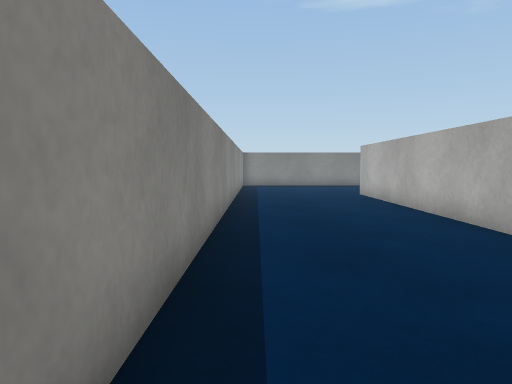
View 1 (above)

24 first-person views from a walk through a 3-D level made in the Unity game engine. The camera is 0.58 m above the floor, tilts 4° down and sees 70° across. The floor is counted in squares, 0.5 m on a side. Each view is taken from the middle of a square. On the plan, view 1 faces up. The plan holds only what a view shows up to about 14 squares ahead; the rest is blank. The place goes on beyond the plan. The player is left out. Surface patterns are stand-ins for the level's own textures.

View 2
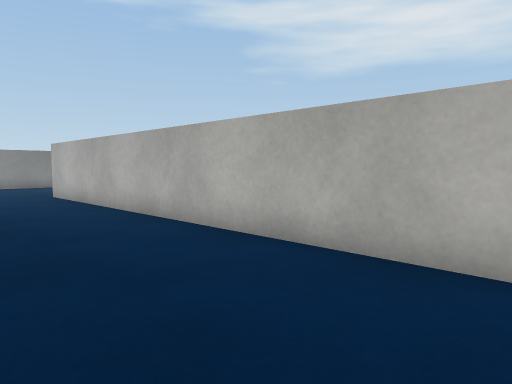

View 3
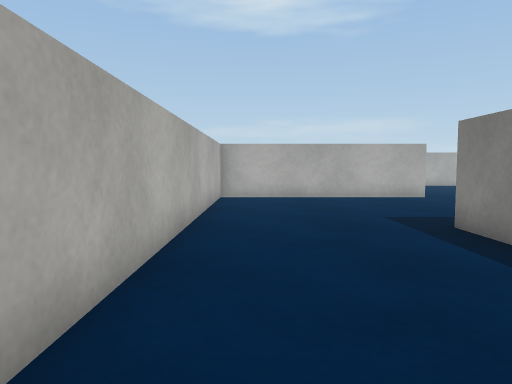

View 4
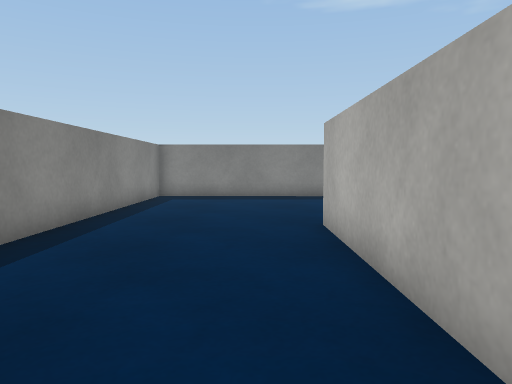

View 5
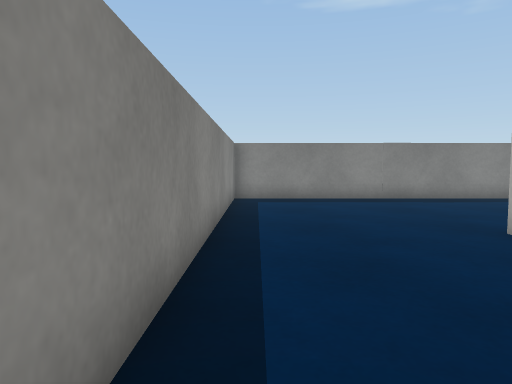

View 6
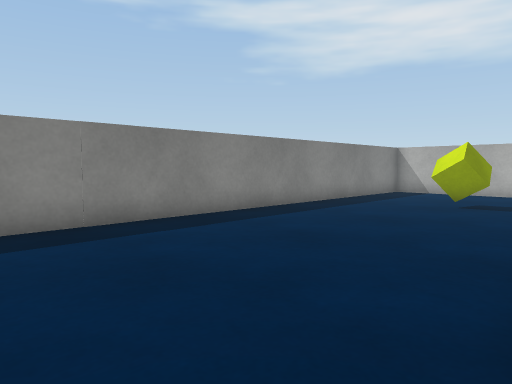

View 7
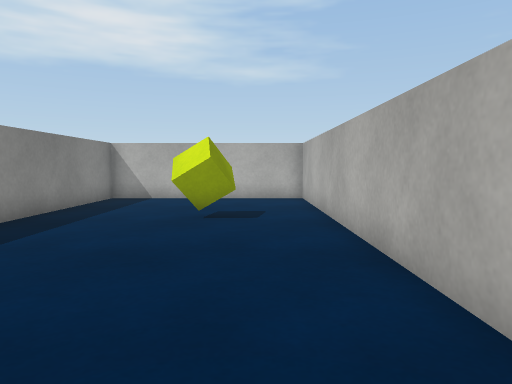

View 8
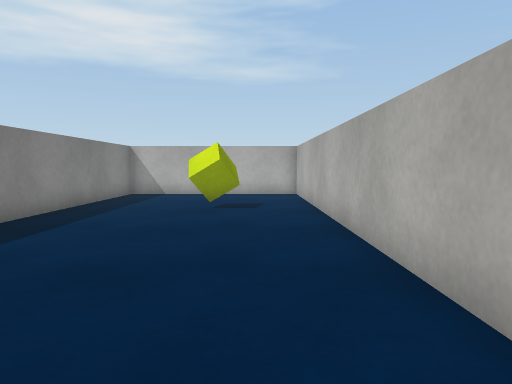

View 9
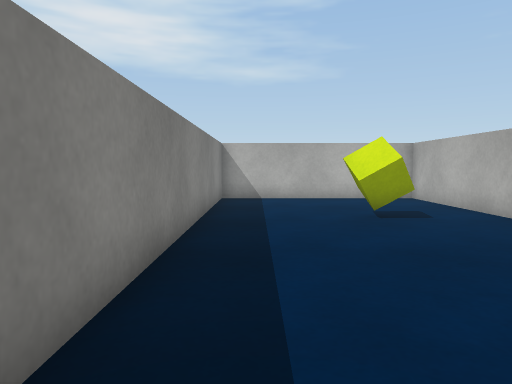

View 10
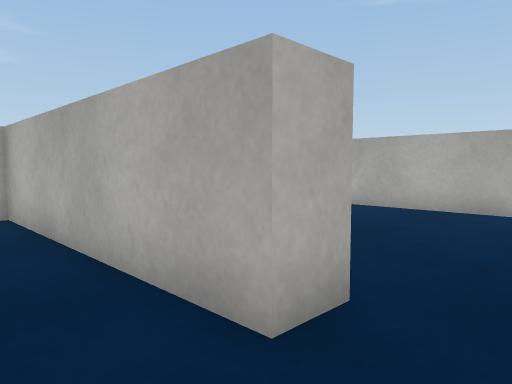

View 11
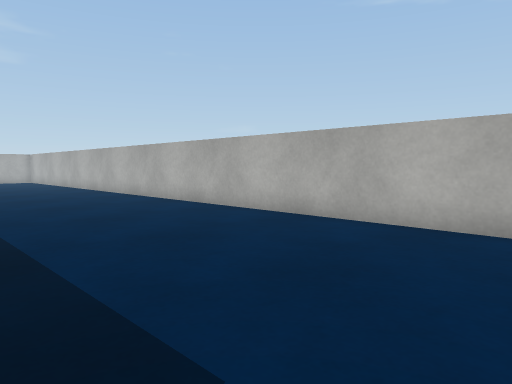

View 12
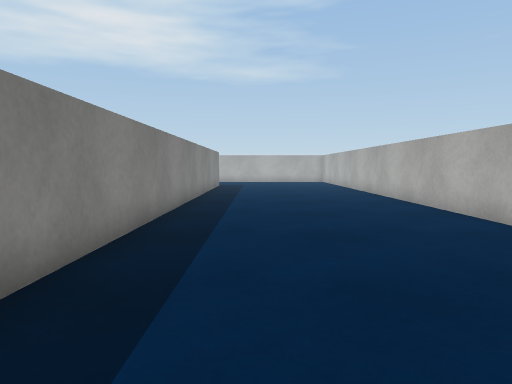

View 13
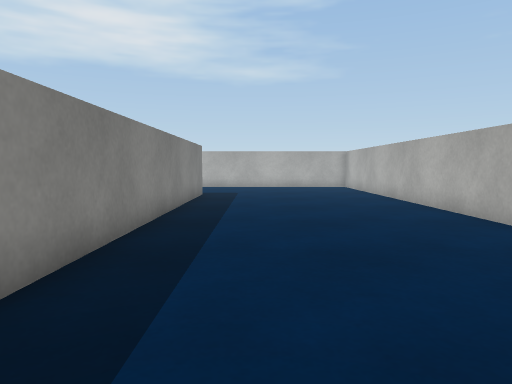

View 14
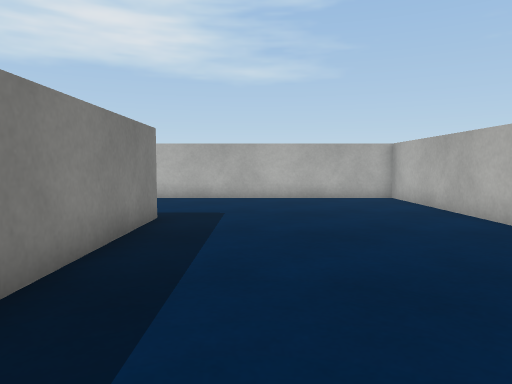

View 15
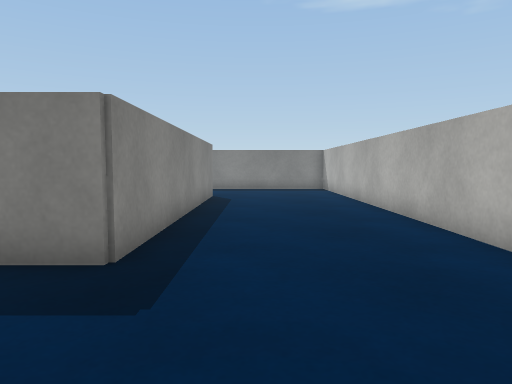

View 16
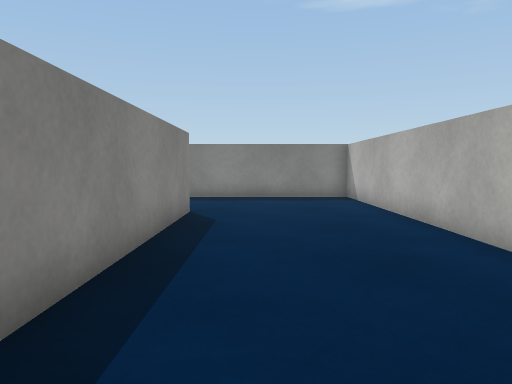

View 17
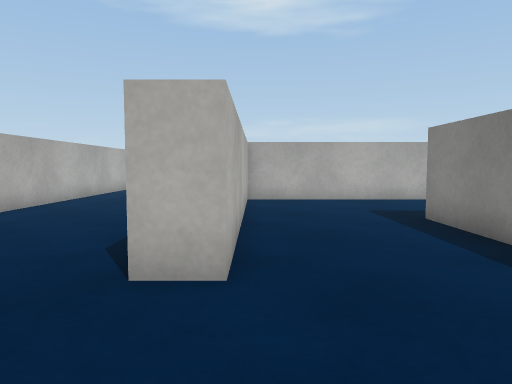

View 18
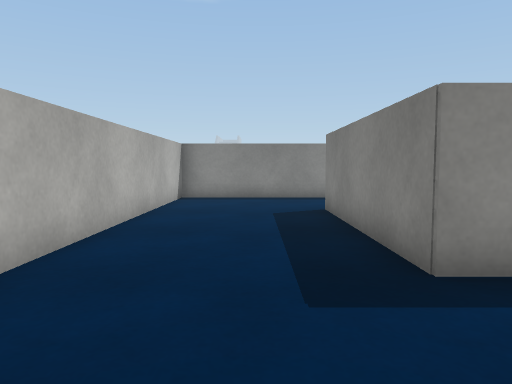

View 19
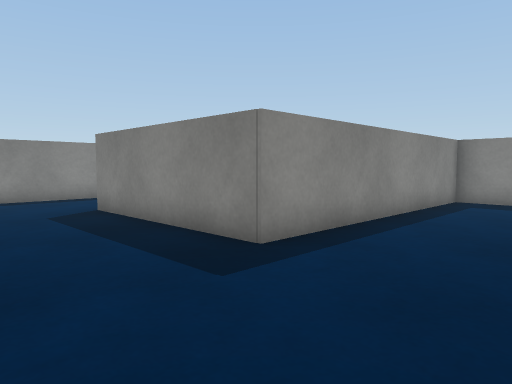

View 20
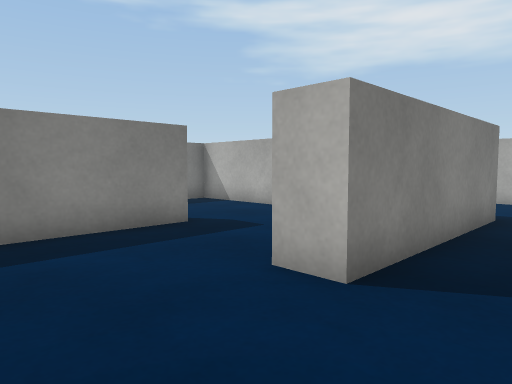

View 21
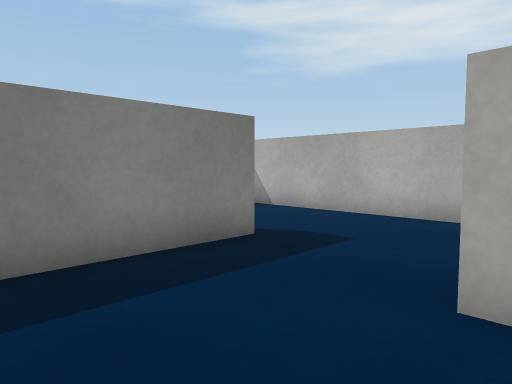

View 22
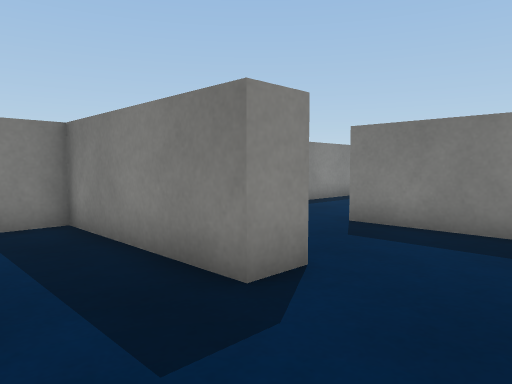

View 23
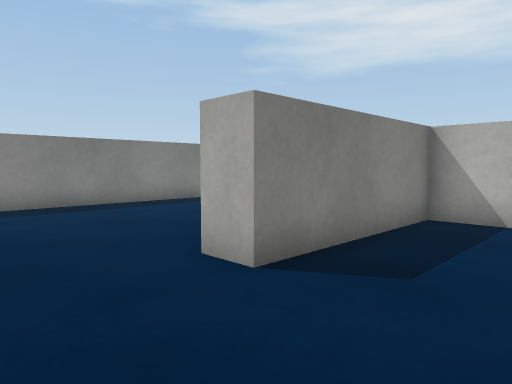

View 24
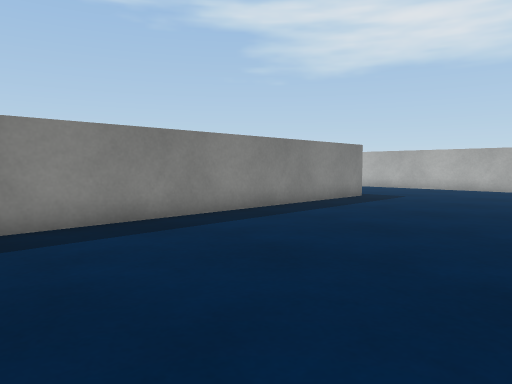

### Floor plan
Points are (right, up) in squares from view 1. A wall is a line through its corners. A room is listed if a view was taken in it or the views show most of it. See-through windows are left out.
Room 1 (views 1, 2, 3, 4, 5, 6, 7, 8, 9, 10)
walls: (5.4, 15.3) (18.3, 15.3) (18.3, 22.2) (-0.8, 22.2) (-0.8, -1); (-3.4, -7.8) (4.3, -7.8) (4.3, 15.4)
ways out: opening at (-4.5, -8.5) to room 2
objects: cube (13, 18) to (14, 19)
Room 2 (views 11, 12, 13, 14, 15, 16, 17, 18, 19, 20, 21, 22, 23, 24)
walls: (16.7, 5.9) (15.2, 5.9) (15.2, -3.1) (9.1, -3.1) (9.1, -2.1); (14.2, -0.8) (14.2, 5.9) (8.9, 5.9) (8.9, 7); (10.4, 2.5) (10.4, 1.5) (5.3, 1.5) (5.3, 0.2); (19.3, -7.5) (19.3, 1.4) (20.3, 1.4) (20.3, -8.8) (1.1, -8.8); (18.6, 14.3) (7.2, 14.3); (5.3, -1.6) (5.3, -7.8) (19.4, -7.8); (5.3, 11.2) (5.3, 9.2); (-3.4, -8.9) (-3.4, -7.8); (-3.4, -16) (25.5, -16) (25.5, 5.9) (19.4, 5.9)
ways out: opening at (-4.5, -8.5) to room 1

Where each view was taken, in squares from view 1:
view 1: 0 up, 0 right, facing up
view 2: 0 up, 0 right, facing up-right
view 3: 6 up, 3 right, facing down
view 4: 8 up, 3 right, facing up
view 5: 9 up, 0 right, facing up
view 6: 15 up, 2 right, facing up-right
view 7: 17 up, 5 right, facing right
view 8: 17 up, 3 right, facing right
view 9: 21 up, 5 right, facing right
view 10: 6 down, 5 left, facing down-right
view 11: 9 down, 4 left, facing down-right
view 12: 11 down, 2 left, facing right
view 13: 11 down, 5 right, facing right
view 14: 11 down, 12 right, facing right
view 15: 13 down, 22 right, facing up
view 16: 8 down, 22 right, facing up
view 17: 5 up, 19 right, facing down
view 18: 5 down, 19 right, facing left
view 19: 7 down, 19 right, facing up-left
view 20: 5 down, 6 right, facing up-right
view 21: 3 down, 6 right, facing up-right
view 22: 1 down, 13 right, facing up-left
view 23: 3 up, 6 right, facing up-right
view 24: 7 up, 6 right, facing up-right
